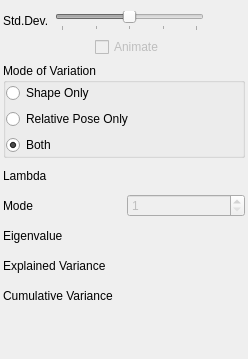
              <widget class="QWidget" name="pca_tab">
               <attribute name="title">
                <string>PCA</string>
               </attribute>
               <layout class="QGridLayout" name="gridLayout_2">
                <property name="leftMargin">
                 <number>3</number>
                </property>
                <property name="rightMargin">
                 <number>3</number>
                </property>
                <item row="2" column="0">
                 <spacer name="verticalSpacer_2">
                  <property name="orientation">
                   <enum>Qt::Vertical</enum>
                  </property>
                  <property name="sizeHint" stdset="0">
                   <size>
                    <width>20</width>
                    <height>40</height>
                   </size>
                  </property>
                 </spacer>
                </item>
                <item row="0" column="0">
                 <widget class="QWidget" name="pcaContent" native="true">
                  <layout class="QVBoxLayout" name="verticalLayout_22">
                   <property name="spacing">
                    <number>6</number>
                   </property>
                   <property name="leftMargin">
                    <number>0</number>
                   </property>
                   <property name="topMargin">
                    <number>0</number>
                   </property>
                   <property name="rightMargin">
                    <number>0</number>
                   </property>
                   <property name="bottomMargin">
                    <number>0</number>
                   </property>
                   <item>
                    <layout class="QGridLayout" name="pcaGridLayout">
                     <item row="1" column="1">
                      <widget class="QWidget" name="widget_23" native="true">
                       <property name="sizePolicy">
                        <sizepolicy hsizetype="Preferred" vsizetype="Minimum">
                         <horstretch>0</horstretch>
                         <verstretch>0</verstretch>
                        </sizepolicy>
                       </property>
                       <layout class="QHBoxLayout" name="horizontalLayout_9">
                        <property name="spacing">
                         <number>0</number>
                        </property>
                        <property name="leftMargin">
                         <number>0</number>
                        </property>
                        <property name="topMargin">
                         <number>0</number>
                        </property>
                        <property name="rightMargin">
                         <number>0</number>
                        </property>
                        <property name="bottomMargin">
                         <number>0</number>
                        </property>
                        <item>
                         <spacer name="horizontalSpacer_3">
                          <property name="orientation">
                           <enum>Qt::Horizontal</enum>
                          </property>
                          <property name="sizeHint" stdset="0">
                           <size>
                            <width>40</width>
                            <height>20</height>
                           </size>
                          </property>
                         </spacer>
                        </item>
                        <item>
                         <widget class="QCheckBox" name="pcaAnimateCheckBox">
                          <property name="enabled">
                           <bool>false</bool>
                          </property>
                          <property name="sizePolicy">
                           <sizepolicy hsizetype="Minimum" vsizetype="Minimum">
                            <horstretch>0</horstretch>
                            <verstretch>0</verstretch>
                           </sizepolicy>
                          </property>
                          <property name="toolTip">
                           <string>Standard deviation animation</string>
                          </property>
                          <property name="text">
                           <string>Animate</string>
                          </property>
                         </widget>
                        </item>
                        <item>
                         <spacer name="horizontalSpacer_4">
                          <property name="orientation">
                           <enum>Qt::Horizontal</enum>
                          </property>
                          <property name="sizeHint" stdset="0">
                           <size>
                            <width>40</width>
                            <height>20</height>
                           </size>
                          </property>
                         </spacer>
                        </item>
                       </layout>
                      </widget>
                     </item>
                     <item row="0" column="0">
                      <widget class="QLabel" name="label_10">
                       <property name="text">
                        <string>Std.Dev.</string>
                       </property>
                      </widget>
                     </item>
                     <item row="0" column="1">
                      <widget class="CustomSlider" name="pcaSlider">
                       <property name="enabled">
                        <bool>false</bool>
                       </property>
                       <property name="toolTip">
                        <string>Standard deviation slider</string>
                       </property>
                       <property name="minimum">
                        <number>-20</number>
                       </property>
                       <property name="maximum">
                        <number>20</number>
                       </property>
                       <property name="orientation">
                        <enum>Qt::Horizontal</enum>
                       </property>
                       <property name="tickPosition">
                        <enum>QSlider::TicksBelow</enum>
                       </property>
                       <property name="tickInterval">
                        <number>10</number>
                       </property>
                      </widget>
                     </item>
                     <item row="0" column="2">
                      <widget class="QLabel" name="pcaValueLabel">
                       <property name="minimumSize">
                        <size>
                         <width>35</width>
                         <height>0</height>
                        </size>
                       </property>
                       <property name="text">
                        <string/>
                       </property>
                      </widget>
                     </item>
                    </layout>
                   </item>
                   <item>
                    <widget class="QGroupBox" name="mca_groupBox">
                     <property name="title">
                      <string>Mode of Variation </string>
                     </property>
                     <layout class="QVBoxLayout" name="verticalLayout_mca_box">
                      <property name="spacing">
                       <number>6</number>
                      </property>
                      <property name="leftMargin">
                       <number>0</number>
                      </property>
                      <property name="topMargin">
                       <number>0</number>
                      </property>
                      <property name="rightMargin">
                       <number>0</number>
                      </property>
                      <property name="bottomMargin">
                       <number>0</number>
                      </property>
                      <item>
                       <widget class="QRadioButton" name="mcaLevelWithinButton">
                        <property name="sizePolicy">
                         <sizepolicy hsizetype="Minimum" vsizetype="Fixed">
                          <horstretch>0</horstretch>
                          <verstretch>0</verstretch>
                         </sizepolicy>
                        </property>
                        <property name="toolTip">
                         <string>Multi-Level Component Analysis - Modes of variation highlighting only morphological changes in shape subspace.</string>
                        </property>
                        <property name="text">
                         <string>Shape Only</string>
                        </property>
                        <property name="checkable">
                         <bool>true</bool>
                        </property>
                        <property name="checked">
                         <bool>false</bool>
                        </property>
                       </widget>
                      </item>
                      <item>
                       <widget class="QRadioButton" name="mcaLevelBetweenButton">
                        <property name="toolTip">
                         <string>Multi-Level Component Analysis - Modes of Variation highlighting only alignment changes for the multi-object structure in relative pose subspace.</string>
                        </property>
                        <property name="text">
                         <string>Relative Pose Only</string>
                        </property>
                        <property name="checkable">
                         <bool>true</bool>
                        </property>
                        <property name="checked">
                         <bool>false</bool>
                        </property>
                       </widget>
                      </item>
                      <item>
                       <widget class="QRadioButton" name="vanillaPCAButton">
                        <property name="toolTip">
                         <string>PCA done on the entire shape structure - Modes of Variation in the shared shape space of pose and morphology.</string>
                        </property>
                        <property name="text">
                         <string>Both</string>
                        </property>
                        <property name="checked">
                         <bool>true</bool>
                        </property>
                       </widget>
                      </item>
                     </layout>
                    </widget>
                   </item>
                   <item>
                    <layout class="QGridLayout" name="gridLayout_3">
                     <property name="verticalSpacing">
                      <number>6</number>
                     </property>
                     <item row="2" column="0">
                      <widget class="QLabel" name="label_8">
                       <property name="minimumSize">
                        <size>
                         <width>0</width>
                         <height>24</height>
                        </size>
                       </property>
                       <property name="text">
                        <string>Eigenvalue</string>
                       </property>
                      </widget>
                     </item>
                     <item row="1" column="1">
                      <widget class="QSpinBox" name="pcaModeSpinBox">
                       <property name="enabled">
                        <bool>false</bool>
                       </property>
                       <property name="toolTip">
                        <string>PCA Mode</string>
                       </property>
                       <property name="minimum">
                        <number>1</number>
                       </property>
                       <property name="maximum">
                        <number>500</number>
                       </property>
                      </widget>
                     </item>
                     <item row="0" column="1">
                      <widget class="QLabel" name="pcaLambdaLabel">
                       <property name="text">
                        <string/>
                       </property>
                      </widget>
                     </item>
                     <item row="1" column="0">
                      <widget class="QLabel" name="label_11">
                       <property name="minimumSize">
                        <size>
                         <width>0</width>
                         <height>24</height>
                        </size>
                       </property>
                       <property name="text">
                        <string>Mode</string>
                       </property>
                      </widget>
                     </item>
                     <item row="4" column="0">
                      <widget class="QLabel" name="label_13">
                       <property name="minimumSize">
                        <size>
                         <width>0</width>
                         <height>24</height>
                        </size>
                       </property>
                       <property name="text">
                        <string>Cumulative Variance</string>
                       </property>
                      </widget>
                     </item>
                     <item row="0" column="0">
                      <widget class="QLabel" name="label_9">
                       <property name="minimumSize">
                        <size>
                         <width>0</width>
                         <height>24</height>
                        </size>
                       </property>
                       <property name="text">
                        <string>Lambda</string>
                       </property>
                      </widget>
                     </item>
                     <item row="3" column="0">
                      <widget class="QLabel" name="label_12">
                       <property name="minimumSize">
                        <size>
                         <width>0</width>
                         <height>24</height>
                        </size>
                       </property>
                       <property name="text">
                        <string>Explained Variance</string>
                       </property>
                      </widget>
                     </item>
                     <item row="2" column="1">
                      <widget class="QLabel" name="pcaEigenValueLabel">
                       <property name="text">
                        <string/>
                       </property>
                      </widget>
                     </item>
                     <item row="3" column="1">
                      <widget class="QLabel" name="explained_variance">
                       <property name="text">
                        <string/>
                       </property>
                      </widget>
                     </item>
                     <item row="4" column="1">
                      <widget class="QLabel" name="cumulative_explained_variance">
                       <property name="text">
                        <string/>
                       </property>
                      </widget>
                     </item>
                    </layout>
                   </item>
                  </layout>
                 </widget>
                </item>
               </layout>
              </widget>
